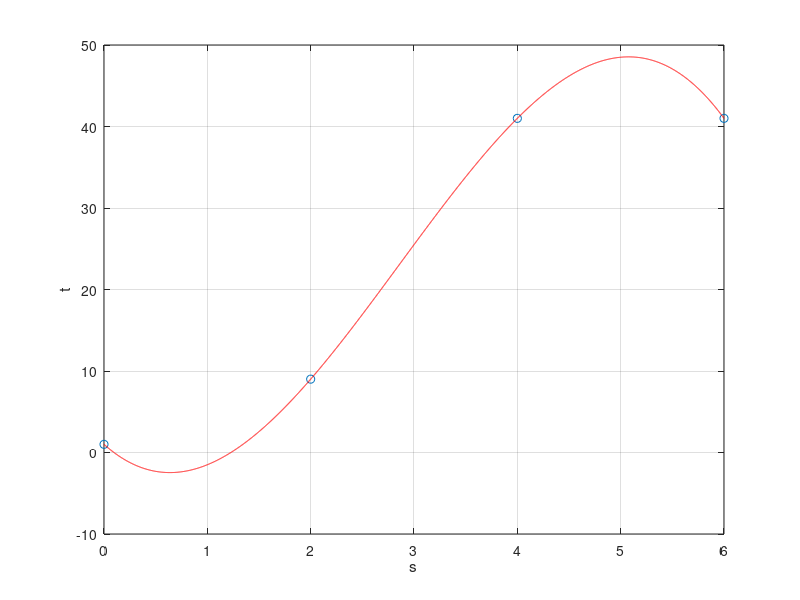

MATLAB code for this plot: (Note: this script raises an error after producing the figure.)
clc
clear

s = [0.0, 2.0,  4.0,  6.0];
t = [1.0, 9.0, 41.0, 41.0];
figure(1)
plot(s,t,'o')
xlabel('s')
ylabel('t')
grid on

ss = [s(1): 0.001: s(length(s))];
S3_2 = interp1(s, t, ss, "spline");
hold on
plot(ss, S3_2, 'r')
hold off

g0 = lagrange_poly([0.0, 2.0], [1.0, 9.0])

%-----------------------------------------------------------------
function lagrp = lagrange_poly(x, y)
    % Validate input lengths
    if length(x) ~= length(y)
        error('Input vectors x and y must have the same length.');
    end
    
    % Get the number of points
    n = length(x);
    
    % Define symbolic variable
    syms X;
    
    % Initialize the Lagrange polynomial
    lagrp_sym = 0;
    
    % Construct the Lagrange polynomial
    for i = 1:n
        % Compute the Lagrange basis polynomial L_i(X)
        Li = 1;
        for j = 1:n
            if i ~= j
                Li = Li * (X - x(j)) / (x(i) - x(j));
            end
        end
        
        % Add the contribution of the current basis polynomial to the total
        lagrp_sym = lagrp_sym + Li * y(i);
    end
    
    % Simplify the resulting polynomial
    lagrp_sym = expand(lagrp_sym);
    
    % Convert to a MATLAB function for numerical evaluation
    lagrp = matlabFunction(lagrp_sym);
end